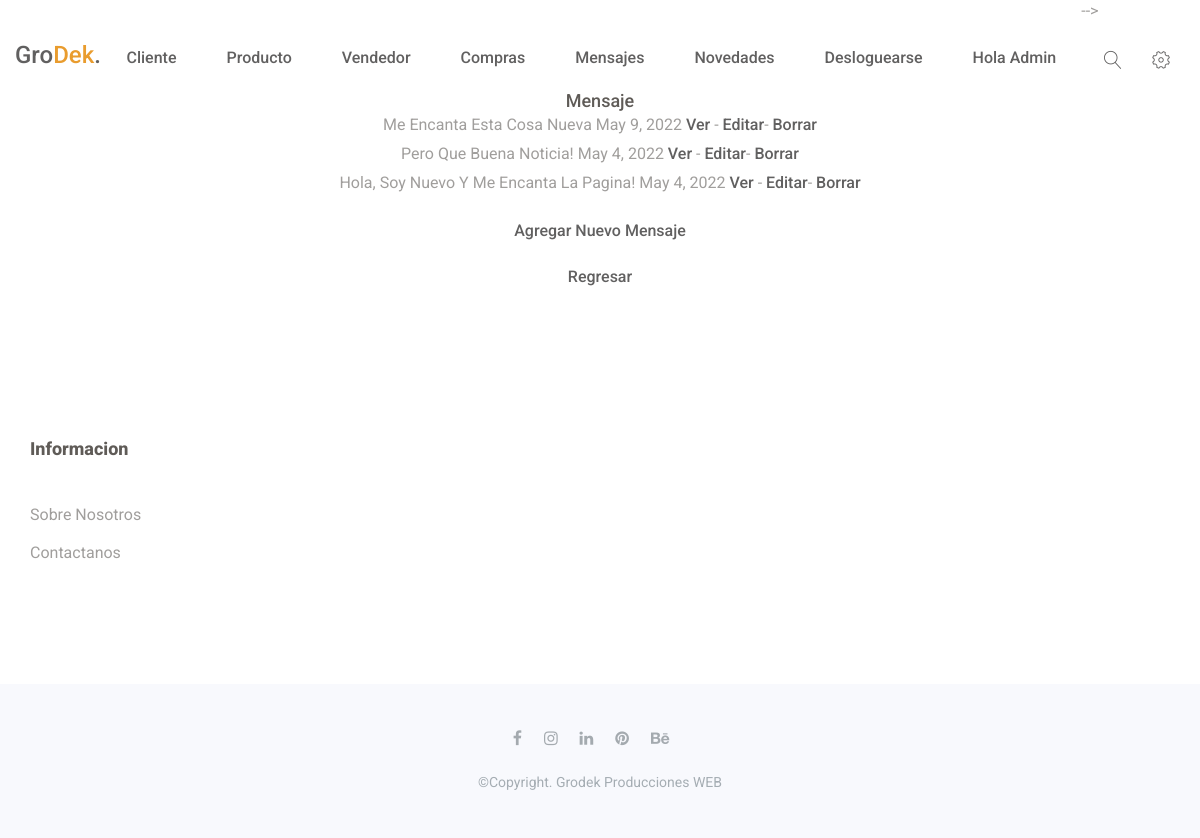
Page /mensaje/lista (signed in) on the earlier database version.
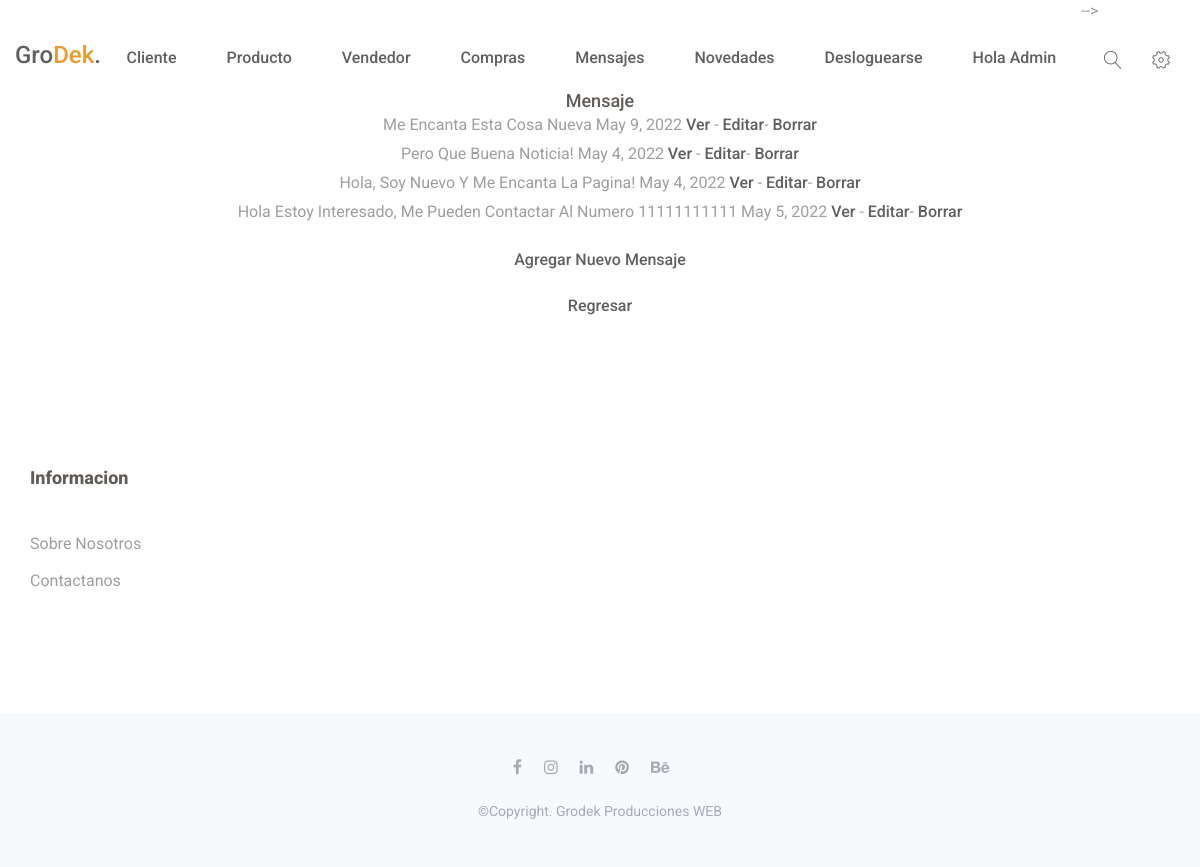
Same page on the later database version.
### ECommerce/models.py (models this page shows, shortened)
class Mensaje(models.Model):
    idNovedad = models.ForeignKey(Novedad, on_delete = models.CASCADE)
    idUser = models.ForeignKey(User, on_delete = models.CASCADE)
    mensaje = models.CharField(max_length=5000)
    fecha = models.DateField()

### ECommerce/views.py (the view)
# urls.py: path('mensaje/lista', MensajeList.as_view(), name="ListaM"),
class MensajeList(PermissionRequiredMixin, ListView):
    permission_required = 'ECommerce.view_mensaje'
    model = Mensaje
    template_name = "ECommerce/mensaje_lista.html"

### ECommerce/Template/ECommerce/mensaje_lista.html (shortened to what this page needs)
{% extends 'ECommerce/inicio.html' %}
{% block main %}
<!DOCTYPE html>
<html lang="en">
<head>
</head>
<body>
    <center>
    <br>
    <br>
    <br>
    <br>
        <h1>Mensaje</h1>
    <ul>
        {% for mensaje in object_list %}
            <li>
                <p>{{ mensaje.asunto }} {{ mensaje.mensaje }}  {{ mensaje.fecha }}
                <a href="{% url 'DetalleM' mensaje.id %}">Ver</a> - <a href="{% url 'EditarM' mensaje.id %}">Editar</a>- <a href="{% url 'BorrarM' mensaje.id %}">Borrar</a></p>
            </li>
        {% endfor %}
        <br>
        <a href="{% url 'NuevoM' %}">Agregar nuevo mensaje</a>
        <br>
        <br>
        <a href="{% url 'index' %}">Regresar</a>
    </ul>
</center>
</body>
</html>
{% endblock main %}

Differences in the rows shown:
added Mensaje: mensaje "Hola Estoy Interesado, Me Pueden Contactar Al Numero 11111111111", fecha "May 5, 2022"
